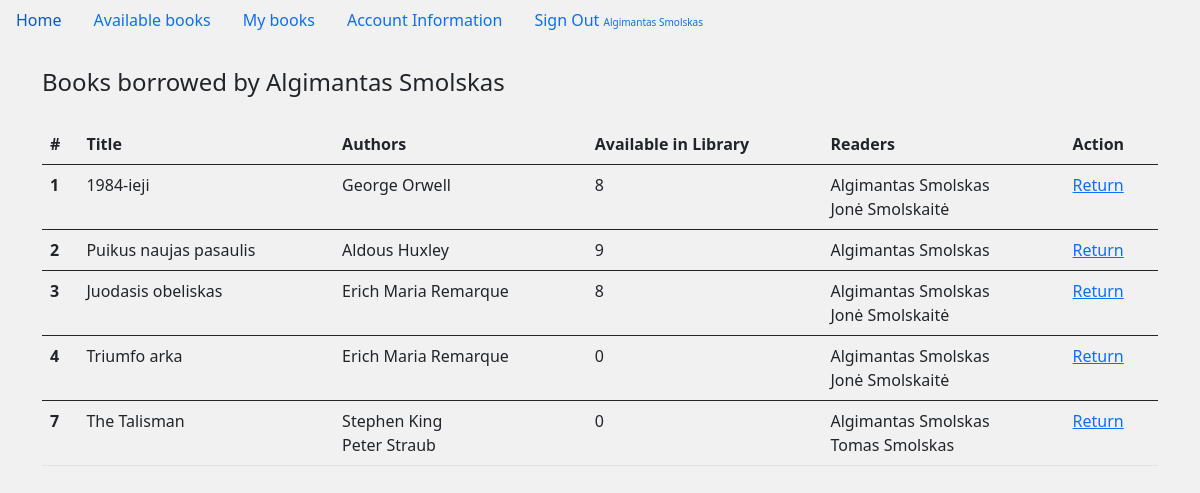
Screenshot of /my_books (signed in) with the database file from the repository.
### main.py (models this page shows)
class User(db.Model, UserMixin):
    __tablename__ = 'user'
    id = db.Column(db.Integer, primary_key=True)
    first_name = db.Column(db.String(100), nullable=False)
    last_name = db.Column(db.String(100), nullable=False)
    email_address = db.Column(db.String(100), nullable=False, unique=True)
    password = db.Column(db.String(100), nullable=False)
    books = db.relationship('Book', secondary=helper_table_2, back_populates='readers')
    is_admin = db.Column(db.Boolean, nullable=False, default=False)

class Book(db.Model):
    __tablename__ = 'book'
    id = db.Column(db.Integer, primary_key=True)
    title = db.Column(db.String(300))
    authors = db.relationship('Author', secondary=helper_table, back_populates='books')
    readers = db.relationship('User', secondary=helper_table_2, back_populates='books')
    stock = db.Column(db.Integer, nullable=False, default=1)

class Author(db.Model):
    __tablename__ = 'author'
    id = db.Column(db.Integer, primary_key=True)
    first_name = db.Column(db.String(150))
    last_name = db.Column(db.String(300))
    books = db.relationship('Book', secondary=helper_table, back_populates='authors')

### main.py (the view)
@app.route('/my_books')
@login_required
def my_books():
    my_books = Book.query.all()
    return render_template('my_books.html', my_books=my_books)

### main.py (called while the page is built)
@login_manager.user_loader
def load_user(user_id):
    return User.query.get(user_id)

### templates/my_books.html
{% extends "base.html" %}
{% block content %}
{% if my_books %}
<legend class="mb-4">Books borrowed by {{current_user.first_name}} {{current_user.last_name}}</legend>
<table class="table">
    <thead>
    <tr>
        <th scope="col">#</th>
        <th scope="col">Title</th>
        <th scope="col">Authors</th>
        <th scope="col">Available in Library</th>
        <th scope="col">Readers</th>
        <th scope="col">Action</th>
    </tr>
    </thead>
    {% for book in my_books %}
    {% if current_user in book.readers %}
    <tbody>
    <tr class="table">
        <th scope="row">{{ book.id }}</th>
        <td>{{ book.title }}</td>
        <td>
            {% for author in book.authors %}
            {{author.first_name}} {{author.last_name}}
            <br>
            {% endfor %}
        </td>
        <td>{{ book.stock }}</td>
        <td>
            {% for reader in book.readers %}
            {{reader.first_name}} {{reader.last_name}}
            <br>
            {% endfor %}
        </td>
        <td><a href="{{ url_for('return_book', id=book['id']) }}">Return</a></td>
    </tr>
    {% endif %}
    {% endfor %}
    </tbody>
</table>
{% endif %}
{% endblock %}

### templates/base.html (shortened to what this page needs)
<!doctype html>
<html lang="en">
<head>
    <link href="https://cdn.jsdelivr.net/npm/bootstrap@5.0.2/dist/css/bootstrap.min.css" rel="stylesheet"
>
</head>
<body>
<ul class="nav">
    <li class="nav-item">
        <a class="nav-link active" aria-current="page" href="{{ url_for('home') }}">Home</a>
    </li>
    {% if current_user.is_authenticated %}
    <li class="nav-item">
        <a class="nav-link" href="{{ url_for('available_books') }}">Available books</a>
    </li>
    <li class="nav-item">
        <a class="nav-link" href="{{ url_for('my_books') }}">My books</a>
    </li>
    <li class="nav-item">
        <a class="nav-link" href="{{ url_for('update_account_information') }}">Account Information</a>
    </li>
    <li class="nav-item">
        <a class="nav-link" href="{{ url_for('sign_out') }}"> Sign Out <font size="1rem">
            {{current_user.first_name}} {{current_user.last_name}}</font></span></a>
    </li>
    {% endif %}
</ul>
<div class="container">
    <br>
    {% block content %}
    {% endblock %}
</div>
</body>
</html>

### templates/base.html (style rules this page uses)
body { background-color: #F2F1F1 }

### rows the page displays
User: first_name "Algimantas", last_name "Smolskas"
Book: id "1", title "1984-ieji", stock "8"
Author: first_name "George", last_name "Orwell"
User: first_name "Jonė", last_name "Smolskaitė"
Book: id "2", title "Puikus naujas pasaulis", stock "9"
Author: first_name "Aldous", last_name "Huxley"
Book: id "3", title "Juodasis obeliskas", stock "8"
Author: first_name "Erich Maria", last_name "Remarque"
Book: id "4", title "Triumfo arka", stock "0"
Book: id "7", title "The Talisman", stock "0"
Author: first_name "Stephen", last_name "King"
Author: first_name "Peter", last_name "Straub"
User: first_name "Tomas", last_name "Smolskas"
